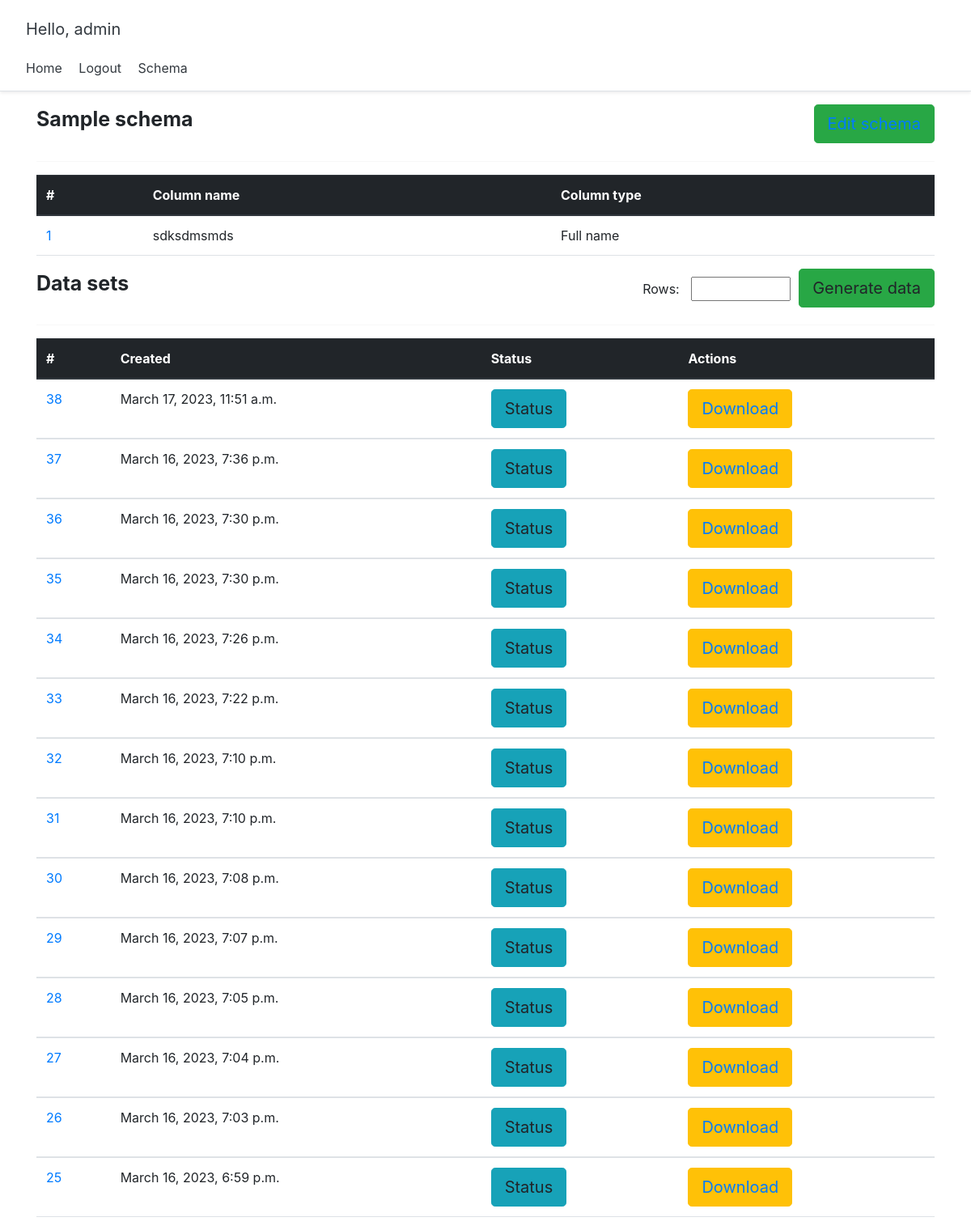
/schema/generate (signed in), run on the app's committed database.
### schema/models.py (models this page shows, shortened)
class Column(models.Model):
    id = models.AutoField(primary_key=True)
    column_name = models.CharField(max_length=50)
    type = models.IntegerField(choices=COLUMN_TYPE_CHOICES)
    order = models.IntegerField()
    schema = models.ForeignKey(Schema, on_delete=models.CASCADE, related_name='columns')

class Schema(models.Model):
    id = models.AutoField(primary_key=True)
    schema_name = models.CharField(max_length=50)
    column_separator = models.IntegerField(choices=COLUMN_SEPARATOR_CHOICES, default=1)
    string_character = models.IntegerField(choices=STRING_CHARACTER_CHOICES, default=1)
    created_at = models.DateTimeField(editable=False, auto_now=datetime.datetime.now())
    updated_at = models.DateTimeField(auto_now=datetime.datetime.now())
    status = models.BooleanField(default=False)
    user = models.ForeignKey(User, on_delete=models.CASCADE, related_name='schemas')

### schema/views.py (the view)
# urls.py: path('schema/generate', generate_data, name='generate_data'),
def generate_data(request):
    context = {}
    schemas = Schema.objects.filter(user=request.user).order_by('-created_at')
    last_schema = schemas.first()
    columns = last_schema.columns.order_by('order')
    if request.method == 'POST':
        CSVManager(last_schema, request.POST.get('rows')).file_writer()
    context['data_column'] = columns
    context['data_schema'] = schemas
    context['last_schema'] = last_schema
    return render(request, 'generate_data.html', context)

### schema/templates/generate_data.html (shortened to what this page needs)
{% extends 'home.html' %}
{% block content %}
    <div class="container">
        <div class="d-flex flex-column">
            <link href="//maxcdn.bootstrapcdn.com/bootstrap/4.1.1/css/bootstrap.min.css" rel="stylesheet" id="bootstrap-css">
            <link rel="stylesheet" href="https://use.fontawesome.com/releases/v5.8.1/css/all.css">
            <div style="text-align: right">
                <p style="float: left; font-weight: bold; font-size: 25px">Sample schema</p>
                  <button style="float: right" type="submit"
                    class="btn btn-success btn-lg gradient-custom-4 text-body"><a href="{% url 'edit_schema' last_schema.id %}">Edit schema</a>
                  </button>
            </div>
            <hr>
        <table class="table">
          <thead class="thead-dark">
            <tr>
              <th scope="col">#</th>
              <th scope="col">Column name</th>
              <th scope="col">Column type</th>
            </tr>
          </thead>
            {% for column in data_column %}
              <tbody>
                <tr>
                  <td><a href="#">{{column.order}}</a></td>
                  <td>{{column.column_name}}</td>
                    <td>{{column.get_type_display}}</td>
                </tr>
              </tbody>
            {% endfor %}
        </table>
        <form method="post" action="" id="generate-data-form">
        <div style="text-align: right">
                <p style="float: left; font-weight: bold; font-size: 25px">Data sets</p>
                Rows: <input style="margin: 10px;" type="text" id="rows" name="rows" required minlength="1" maxlength="8" size="7">
                  <button id="generate_data" style="float: right" type="submit"
                    class="btn btn-success btn-lg gradient-custom-4 text-body">Generate data
                  </button>
        </div>
        </form>
        <hr>
        <table class="table">
          <thead class="thead-dark">
            <tr>
              <th scope="col">#</th>
              <th scope="col">Created</th>
              <th scope="col">Status</th>
              <th scope="col">Actions</th>
            </tr>
          </thead>
            {% for schema in data_schema %}
              <tbody>
                <tr>
                  <td><a href="#">{{schema.id}}</a></td>
                  <td>{{schema.created_at}}</td>
                  <td>
                  {% if schema.status %}
                      <button id="status-button" type="submit"
                        class="btn btn-success btn-lg gradient-custom-4 text-body">Ready
                      </button>
                  {% else %}
                      <button id="status-button" type="submit"
                        class="btn btn-info btn-lg gradient-custom-4 text-body">Status
                      </button>
                  {% endif %}
                  </td>
                    <td>
                  <button type="submit"
                    class="btn btn-warning btn-lg gradient-custom-4 text-body"><a href="{% url 'download' schema.schema_name %}">Download</a>
                  </button>
                  </td>
                </tr>
              </tbody>
            {% endfor %}
            </table>
        </div>
    </div>
{% endblock content%}

### templates/snippets/header.html (shortened to what this page needs)
<div class="d-flex flex-column flex-md-row align-items-center p-3 px-md-4 mb-3 bg-white border-bottom shadow-sm">
  <nav class="my-2 my-md-0 mr-md-3">
  	{% if request.user.is_authenticated %}
	  <h5 class="my-0 mr-md-auto font-weight-normal">
	  	<p class="p-2 text-dark">Hello, {{request.user.username}}</p>
	  </h5>
	  	<a class="p-2 text-dark" href="{% url 'home' %}">Home</a>
	    <a class="p-2 text-dark" href="{% url 'logout' %}">Logout</a>
        <a class="p-2 text-dark" href="{% url 'schemas' %}">Schema</a>
	{% else %}
		<a class="p-2 text-dark" href="{% url 'home' %}">Home</a>
	    <a class="p-2 text-dark" href="{% url 'login' %}">Login</a>
	{% endif %}
  </nav>
</div>

### templates/snippets/header.html (style rules this page uses)
@media (min-width: 768px) { html { font-size: 16px; } }

### data on the page
Column: order "1", column_name "sdksdmsmds", type "Full name"
Schema: id "38", created_at "March 17, 2023, 11:51 a.m.", status "Status"
Schema: id "37", created_at "March 16, 2023, 7:36 p.m.", status "Status"
Schema: id "36", created_at "March 16, 2023, 7:30 p.m.", status "Status"
Schema: id "35", created_at "March 16, 2023, 7:30 p.m.", status "Status"
Schema: id "34", created_at "March 16, 2023, 7:26 p.m.", status "Status"
Schema: id "33", created_at "March 16, 2023, 7:22 p.m.", status "Status"
Schema: id "32", created_at "March 16, 2023, 7:10 p.m.", status "Status"
Schema: id "31", created_at "March 16, 2023, 7:10 p.m.", status "Status"
Schema: id "30", created_at "March 16, 2023, 7:08 p.m.", status "Status"
Schema: id "29", created_at "March 16, 2023, 7:07 p.m.", status "Status"
Schema: id "28", created_at "March 16, 2023, 7:05 p.m.", status "Status"
Schema: id "27", created_at "March 16, 2023, 7:04 p.m.", status "Status"
Schema: id "26", created_at "March 16, 2023, 7:03 p.m.", status "Status"
Schema: id "25", created_at "March 16, 2023, 6:59 p.m.", status "Status"

### other printed values
{{ request.user.username }} "admin"
